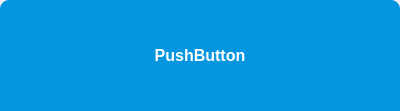
<?xml version="1.0" encoding="UTF-8"?>
<ui version="4.0">
 <class>WidgetWrapperWithHeader</class>
 <widget class="QWidget" name="WidgetWrapperWithHeader">
  <property name="geometry">
   <rect>
    <x>0</x>
    <y>0</y>
    <width>400</width>
    <height>111</height>
   </rect>
  </property>
  <property name="windowTitle">
   <string>Form</string>
  </property>
  <layout class="QVBoxLayout" name="verticalLayout_2">
   <property name="spacing">
    <number>0</number>
   </property>
   <property name="leftMargin">
    <number>0</number>
   </property>
   <property name="topMargin">
    <number>0</number>
   </property>
   <property name="rightMargin">
    <number>0</number>
   </property>
   <property name="bottomMargin">
    <number>0</number>
   </property>
   <item>
    <layout class="QVBoxLayout" name="verticalLayout">
     <property name="spacing">
      <number>0</number>
     </property>
     <item>
      <widget class="QPushButton" name="headerPushButton">
       <property name="sizePolicy">
        <sizepolicy hsizetype="Preferred" vsizetype="Preferred">
         <horstretch>0</horstretch>
         <verstretch>0</verstretch>
        </sizepolicy>
       </property>
       <property name="styleSheet">
        <string notr="true">QPushButton { color: white;
 background:   rgb(6, 150, 224);
border-top-left-radius: 9px;
border-top-right-radius: 9px;
 font: bold ;
font-size: 16px;  }</string>
       </property>
       <property name="text">
        <string>PushButton</string>
       </property>
      </widget>
     </item>
    </layout>
   </item>
  </layout>
 </widget>
 <resources/>
 <connections/>
</ui>
